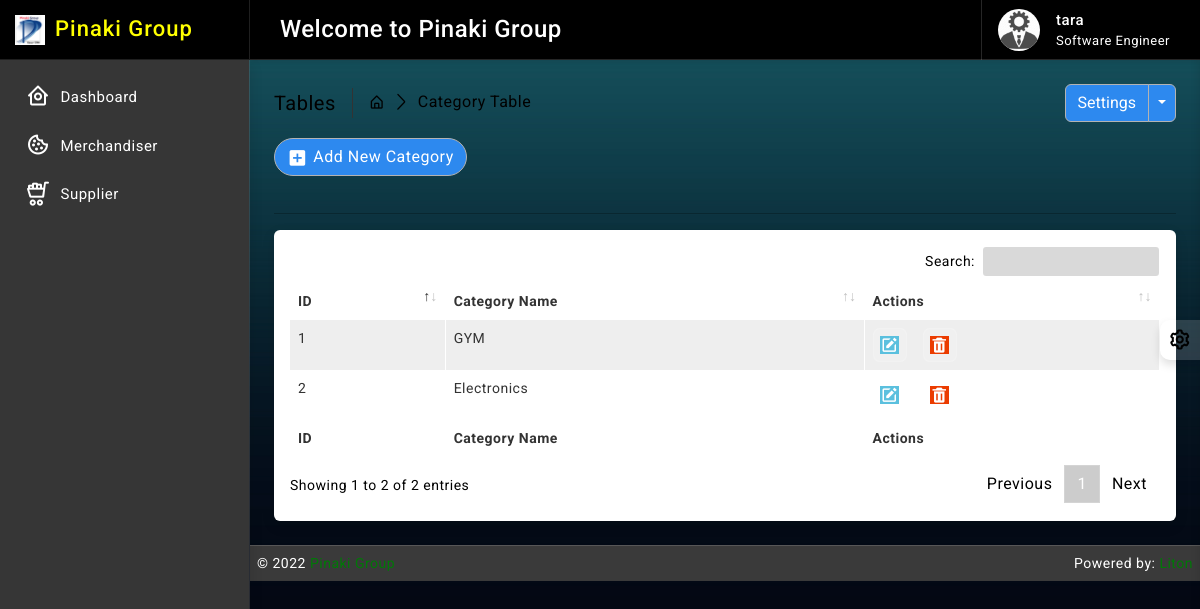
Page /category/ (signed in) on the committed database.
### accounts/models.py (models this page shows, shortened)
class Profile(models.Model):
    user = models.OneToOneField(User, on_delete=models.CASCADE, null=True, blank=True, related_name="profile")
    full_name = models.CharField(max_length=64, null=True, blank=True)
    img_profile = models.ImageField(upload_to='profile', default='default.png')
    phone = models.CharField(max_length=32, null=True, blank=False, unique=True)
    designation = models.CharField("Designation", max_length=50, blank=True)
    dob = models.DateField(default=None)
    created_at = models.DateTimeField(auto_now_add=True, auto_now=False)
    updated_at = models.DateTimeField(auto_now_add=False, auto_now=True)

### category/models.py (models this page shows, shortened)
class Category(models.Model):
    name = models.CharField(max_length=64, null=True, unique=True, blank=True)
    created_at = models.DateTimeField(auto_now_add=True, auto_now=False)
    updated_at = models.DateTimeField(auto_now_add=False, auto_now=True)

### accounts/decorators.py (the view)
        def wrapper_func(request, *args, **kwargs):
            group = None
            if request.user.groups.exists():
                group = request.user.groups.all()[0].name
            if group in allowed_roles:
                return view_func(request, *args, **kwargs)
            else:
                return render(request, 'accounts/index.html')

### category/views.py (called while the page is built)
@login_required
@allowed_users(allowed_roles=['admin', 'merchandiser', 'store'])
def category_read(request):
    category_data = Category.objects.all().order_by('-id')
    context = {
        'category_data': category_data
    }
    return render(request, 'category/read.html', context)

### templates/category/read.html (shortened to what this page needs)
{% extends 'base/base.html' %}
{% block body %}
{% load static %}
		<div class="page-wrapper">
			<div class="page-content">
				<div class="page-breadcrumb d-none d-sm-flex align-items-center mb-3">
					<div class="breadcrumb-title pe-3">Tables</div>
					<div class="ps-3">
						<nav aria-label="breadcrumb">
							<ol class="breadcrumb mb-0 p-0">
								<li class="breadcrumb-item"><a href="#"><i class="bx bx-home-alt"></i></a>
								</li>
								<li class="breadcrumb-item active" aria-current="page">Category Table</li>
							</ol>
						</nav>
					</div>
					<div class="ms-auto">
						<div class="btn-group">
							<button type="button" class="btn btn-light">Settings</button>
							<button type="button" class="btn btn-light dropdown-toggle dropdown-toggle-split" data-bs-toggle="dropdown">	<span class="visually-hidden">Toggle Dropdown</span>
							</button>
						</div>
					</div>
				</div>
                <div class="ms-auto"><a href="/category/create/" class="btn btn-light radius-30 mt-2 mt-lg-0"><i class="bx bxs-plus-square"></i>Add New Category</a></div><br>
				<hr/>
				<div class="card">
					<div class="card-body">
						<div class="table-responsive">
							<table id="example2" class="table table-striped table-bordered">
								<thead>
									<tr>
										<th>ID</th>
										<th>Category Name</th>
										<th>Actions</th>
									</tr>
								</thead>
								<tbody>
									{% for data in category_data %}
									<tr>
									   <td>{{ data.id }}</td>
									   <td>{{ data.name }}</td>
									   <td class="center">
										<div class="d-flex order-actions">
											<a class="" href="{% url 'category_update' data.id %}">
												<i class='bx bxs-edit'></i>
											</a>
											<a class="ms-3" href="{% url 'category_delete' data.id %}" onclick="return confirm('Are you sure?');">
												<i class='bx bxs-trash'></i>
											</a>
										</div>
									   </td>
									</tr>
								 {% endfor %}
								</tbody>
								<tfoot>
									<tr>
										<th>ID</th>
										<th>Category Name</th>
										<th>Actions</th>
									</tr>
								</tfoot>
							</table>
						</div>
					</div>
				</div>
			</div>
		</div>
{% endblock body %}

### templates/base/slider.html (shortened to what this page needs)
{% load static %}
		<div class="sidebar-wrapper" data-simplebar="true">
			<div class="sidebar-header">
				<div>
					<img src="{% static 'images/logo-icon.png' %}" class="logo-icon" alt="logo icon">
				</div>
				<div>
					<h4 class="logo-text">Pinaki Group</h4>
				</div>
				<div class="toggle-icon ms-auto"><i class='bx bx-arrow-to-left'></i>
				</div>
			</div>
			<ul class="metismenu" id="menu">
				<li>
					<a href="{% url 'home' %}">
						<div class="parent-icon"><i class='bx bx-home-circle'></i>
						</div>
						<div class="menu-title">Dashboard</div>
					</a>
				</li>
				{% for group in user.groups.all %}
				{% if group.name == "merchandiser" %}
						<li>
							<a href="{% url 'merchandiser_read' %}">
								<div class="parent-icon"><i class='bx bx-cookie'></i>
								</div>
								<div class="menu-title">Merchandiser</div>
							</a>
						</li>
						<li>
							<a href="/supplier/create/">
								<div class="parent-icon"><i class='lni lni-cart-full'></i>
								</div>
								<div class="menu-title">Supplier</div>
							</a>
						</li>
					{% endif %}
				{% endfor %}
			</ul>
		</div>

### templates/base/navbar.html (shortened to what this page needs)
{% load static %}
		<header>
			<div class="topbar d-flex align-items-center">
				<nav class="navbar navbar-expand">
					<div class="search-bar flex-grow-1">
						<div class="position-relative search-bar-box">
							<marquee behavior="" direction="">
								<h4 style="color:#FFFFFF"class="my-4">Welcome to Pinaki Group</h4>
							</marquee>
						</div>
					</div>
					<div class="user-box dropdown">
						<a class="d-flex align-items-center nav-link dropdown-toggle dropdown-toggle-nocaret" href="#" role="button" data-bs-toggle="dropdown" aria-expanded="false">
							<img src="{% static 'images/avatars/avatar-2.png' %}" class="user-img" alt="user avatar">
							<div class="user-info ps-3">
								<p class="user-name mb-0">{{request.user}}</p>
								<p class="designattion mb-0">{{ user.profile.designation }}</p>
							</div>
						</a>
					</div>
				</nav>
			</div>
		</header>

### static/css/app.css (style rules this page uses)
body { font-size: 14px; letter-spacing: .5px; font-family: Roboto, sans-serif; overflow-x: hidden }
a { text-decoration: none }
.sidebar-wrapper { width: 250px; height: calc(100% - 60px); position: fixed; top: 60px; bottom: 0; left: 0; background: rgb(0 0 0 / 20%); border-right: 1px solid rgb(255 255 255 / 15%); z-index: 11; box-shadow: 0 .3rem .8rem rgba(0, 0, 0, .12)!important; transition: all .2s ease-out }
.sidebar-header { width: 250px; height: 60px; display: flex; align-items: center; position: fixed; top: 0; bottom: 0; padding: 0 15px; z-index: 5; background: #000000; border-bottom: 1px solid rgb(255 255 255 / 12%); border-right: 1px solid rgb(255 255 255 / 12%); }
.logo-icon { width: 30px }
.logo-text { font-size: 22px; margin-left: 10px; margin-bottom: 0; letter-spacing: 1px; color: #FFFF00 }
.toggle-icon { font-size: 22px; cursor: pointer; color: #000000 }
.topbar { position: fixed; top: 0; left: 250px; right: 0; height: 60px; background: #000000; border-bottom: 1px solid rgb(255 255 255 / 15%); z-index: 10; box-shadow: 0 .125rem .25rem rgba(0, 0, 0, .075)!important }
.topbar .navbar { width: 100%; height: 60px; padding-left: 30px; padding-right: 30px }
.page-wrapper { height: 100%; margin-top: 60px; margin-bottom: 0px; margin-left: 250px }
.page-content { padding: 1.5rem 1.5rem 0 1.5rem }
.sidebar-wrapper ul { padding: 0; margin: 0; list-style: none; background: 0 0 }
.sidebar-wrapper .metismenu { background: #363636; display: -webkit-box; height: 100vh; display: -ms-flexbox; display: flex; padding: 10px; margin-top: 0px; -webkit-box-orient: vertical; -webkit-box-direction: normal; -ms-flex-direction: column; flex-direction: column }
.sidebar-wrapper .metismenu li+li { margin-top: 5px }
.sidebar-wrapper .metismenu li:first-child { margin-top: 5px }
.sidebar-wrapper .metismenu li:last-child { margin-bottom: 5px }
.sidebar-wrapper .metismenu>li { display: -webkit-box; display: -ms-flexbox; display: flex; -webkit-box-orient: vertical; -webkit-box-direction: normal; -ms-flex-direction: column; flex-direction: column; position: relative }
.sidebar-wrapper .metismenu a { position: relative; display: flex; align-items: center; justify-content: left; padding: 8px 15px; font-size: 15px; color: #ffffff; outline-width: 0; text-overflow: ellipsis; overflow: hidden; letter-spacing: .5px; border: 1px solid #ffffff00; transition: all .3s ease-out }
.sidebar-wrapper .metismenu a .parent-icon { font-size: 24px; line-height: 1 }
.sidebar-wrapper .metismenu a .menu-title { margin-left: 10px }
.breadcrumb-title { font-size: 20px; border-right: 1.5px solid #333; }
.page-breadcrumb .breadcrumb li.breadcrumb-item { font-size: 16px }
.page-breadcrumb .breadcrumb-item+.breadcrumb-item::before { display: inline-block; padding-right: .5rem; color: #000000; font-family: LineIcons; content: "\ea5c" }
.order-actions a { font-size: 18px; width: 34px; height: 34px; display: flex; align-items: center; justify-content: center; background: rgb(255 255 255 / 15%); border: 1px solid rgb(255 255 255 / 15%); text-align: center; border-radius: 20%; color: #ffffff }
.radius-30 { border-radius: 30px }
.btn i { vertical-align: middle; font-size: 1.3rem; margin-top: -1em; margin-bottom: -1em; margin-right: 5px }
.search-bar-box { width: 75% }
.dropdown-toggle-nocaret:after { display: none }
.user-img { width: 42px; height: 42px; border-radius: 50%; border: 0 solid #ffffff; padding: 0; background: #ffffff; margin-left: 1rem; }
.user-info .user-name { font-size: 15px; font-weight: 500; color: #ffffff }
.user-info .designattion { font-size: 13px; color: #ffffff; }
.user-box { display: flex; align-items: center; height: 60px; border-left: 1px solid rgb(255 255 255 / 15%); margin-left: 1rem }
.bg-theme { background-size: 100% 100%; background-attachment: fixed; background-position: center; background-repeat: no-repeat; transition: background .2s; }
body.bg-theme2 { background-image: url(../images/bg-themes/2.png); }

### rows in the picture
Category: id "2", name "Electronics"
Category: id "1", name "GYM"

### other values in the picture
{{ request.user }} "tara"
{{ user.profile.designation }} "Software Engineer"
